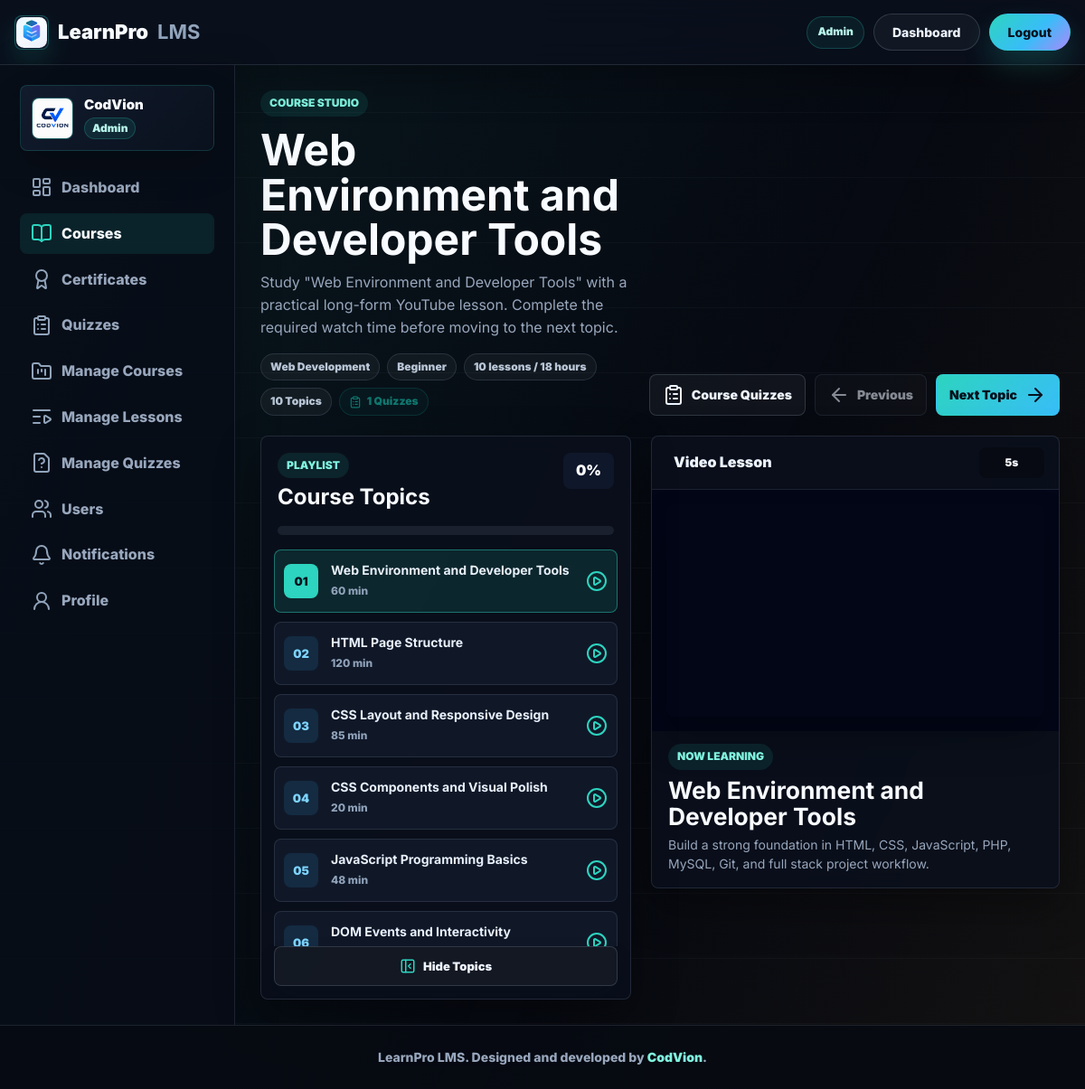
Screenshot of /course.php?id=2 (signed in) with the database file from the repository.
### tables this page shows
CREATE TABLE `lessons` (
  `id` int(10) unsigned NOT NULL AUTO_INCREMENT,
  `course_id` int(10) unsigned NOT NULL,
  `title` varchar(180) NOT NULL,
  `lesson_order` int(10) unsigned NOT NULL DEFAULT 1,
  `video_url` varchar(700) NOT NULL,
  `duration_minutes` int(10) unsigned NOT NULL DEFAULT 10,
  `content` text NOT NULL,
  `status` enum('draft','published') NOT NULL DEFAULT 'published',
  `created_at` timestamp NOT NULL DEFAULT current_timestamp(),
  `updated_at` timestamp NULL DEFAULT NULL ON UPDATE current_timestamp(),
  PRIMARY KEY (`id`),
  KEY `idx_lessons_course` (`course_id`),
  CONSTRAINT `fk_lessons_course` FOREIGN KEY (`course_id`) REFERENCES `courses` (`id`) ON DELETE CASCADE
);

CREATE TABLE `courses` (
  `id` int(10) unsigned NOT NULL AUTO_INCREMENT,
  `title` varchar(180) NOT NULL,
  `category` varchar(90) NOT NULL,
  `level` enum('Beginner','Intermediate','Advanced') NOT NULL DEFAULT 'Beginner',
  `duration` varchar(60) NOT NULL,
  `price` decimal(10,2) NOT NULL DEFAULT 0.00,
  `cover_image` varchar(500) NOT NULL,
  `description` text NOT NULL,
  `status` enum('draft','published','archived') NOT NULL DEFAULT 'draft',
  `instructor_id` int(10) unsigned NOT NULL,
  `created_at` timestamp NOT NULL DEFAULT current_timestamp(),
  `updated_at` timestamp NULL DEFAULT NULL ON UPDATE current_timestamp(),
  PRIMARY KEY (`id`),
  KEY `idx_courses_instructor` (`instructor_id`),
  KEY `idx_courses_status` (`status`),
  CONSTRAINT `fk_courses_instructor` FOREIGN KEY (`instructor_id`) REFERENCES `login_system` (`id`) ON DELETE CASCADE
);

### course.php (the view, shortened to what the rows shown need)
<?php
require_once 'config.php';
$user_id = (int) $_SESSION['user_id'];
$role = $_SESSION['role'];
$course_id = (int) ($_GET['id'] ?? ($_GET['course_id'] ?? 0));
$lesson_access = [];
$current_index = -1;
$current_lesson = null;
$stmt = $conn->prepare('SELECT c.*, u.full_name AS instructor_name FROM courses c INNER JOIN login_system u ON c.instructor_id = u.id WHERE c.id = ?');
$stmt->execute([$course_id]);
$course = $stmt->fetch();
if ($role === 'student') {
    $stmt = $conn->prepare('SELECT l.*, p.can_continue, p.watch_seconds FROM lessons l LEFT JOIN lesson_progress p ON p.lesson_id = l.id AND p.user_id = ? WHERE l.course_id = ? AND l.status = ? ORDER BY l.lesson_order ASC, l.id ASC');
    $stmt->execute([$user_id, $course_id, 'published']);
} else {
    $stmt = $conn->prepare('SELECT l.*, NULL AS can_continue, 0 AS watch_seconds FROM lessons l WHERE l.course_id = ? ORDER BY l.lesson_order ASC, l.id ASC');
    $stmt->execute([$course_id]);
}
$lessons = $stmt->fetchAll();
if ($role === 'student') {
    $stmt = $conn->prepare('SELECT COUNT(*) AS total FROM quizzes WHERE course_id = ? AND status = ?');
    $stmt->execute([$course_id, 'published']);
} else {
    $stmt = $conn->prepare('SELECT COUNT(*) AS total FROM quizzes WHERE course_id = ?');
    $stmt->execute([$course_id]);
}
$course_quiz_count = (int) $stmt->fetch()['total'];
$preferred_index = -1;
$first_unlocked_index = -1;
$first_incomplete_unlocked_index = -1;
foreach ($lessons as $key => $lesson_row) {
    $lesson_locked = false;
    $lesson_access[$key] = $lesson_locked ? 'locked' : 'open';
    if (!$lesson_locked && $first_unlocked_index === -1) {
        $first_unlocked_index = $key;
    }
    if (!$lesson_locked && (int) ($lesson_row['can_continue'] ?? 0) !== 1 && $first_incomplete_unlocked_index === -1) {
        $first_incomplete_unlocked_index = $key;
    }
}
if ($preferred_index !== -1) {
    $current_index = $preferred_index;
} elseif ($first_incomplete_unlocked_index !== -1) {
    $current_index = $first_incomplete_unlocked_index;
} elseif ($first_unlocked_index !== -1) {
    $current_index = $first_unlocked_index;
} elseif (count($lessons) > 0) {
    $current_index = 0;
}
if ($current_index >= 0 && isset($lessons[$current_index])) {
    $current_lesson = $lessons[$current_index];
}
$total_topics = count($lessons);
?>
<!doctype html>
<html lang="en">
<head>
    <link rel="stylesheet" href="assets/css/style.css">
</head>
<body class="course-studio-body">
    <div class="app-layout course-app-layout">
        <main class="course-studio-shell">
        <section class="course-studio-hero">
            <div class="course-studio-copy">
                <span class="studio-eyebrow">Course Studio</span>
                <h1><?php echo $current_lesson ? htmlspecialchars($current_lesson['title'], ENT_QUOTES, 'UTF-8') : htmlspecialchars($course['title'], ENT_QUOTES, 'UTF-8'); ?></h1>
                <p><?php echo $current_lesson ? htmlspecialchars($current_lesson['content'], ENT_QUOTES, 'UTF-8') : htmlspecialchars($course['description'], ENT_QUOTES, 'UTF-8'); ?></p>
                <div class="studio-tags">
                    <span><?php echo htmlspecialchars($course['category'], ENT_QUOTES, 'UTF-8'); ?></span>
                    <span><?php echo htmlspecialchars($course['level'], ENT_QUOTES, 'UTF-8'); ?></span>
                    <span><?php echo htmlspecialchars($course['duration'], ENT_QUOTES, 'UTF-8'); ?></span>
                    <span><?php echo (int) $total_topics; ?> Topics</span>
                    <a class="studio-tag-link" href="quizzes.php?course_id=<?php echo (int) $course_id; ?>"><i data-lucide="clipboard-list"></i> <?php echo (int) $course_quiz_count; ?> Quizzes</a>
                </div>
            </div>
        </section>
        <section class="course-studio-grid" data-course-layout>
            <section class="video-studio-card">
                <div class="lesson-workbench">
                    <div>
                        <span class="studio-eyebrow">Now Learning</span>
                        <h2><?php echo $current_lesson ? htmlspecialchars($current_lesson['title'], ENT_QUOTES, 'UTF-8') : htmlspecialchars($course['title'], ENT_QUOTES, 'UTF-8'); ?></h2>
                        <p><?php echo htmlspecialchars($course['description'], ENT_QUOTES, 'UTF-8'); ?></p>
                    </div>
                </div>
            </section>
            <aside class="studio-playlist" id="course-playlist">
                <div class="playlist-head">
                    <div>
                        <h2>Course Topics</h2>
                    </div>
                </div>
                <?php if (count($lessons) > 0): ?>
                    <div class="playlist-list">
                        <?php foreach ($lessons as $key => $lesson_row): ?>
                            <?php
                                $topic_is_locked = $lesson_access[$key] === 'locked';
                                $topic_is_active = $current_lesson && (int) $current_lesson['id'] === (int) $lesson_row['id'];
                                $topic_is_done = (int) ($lesson_row['can_continue'] ?? 0) === 1;
                            ?>
                            <?php if ($topic_is_locked): ?>
                                <span class="playlist-topic locked">
                                    <span class="playlist-number"><?php echo str_pad((string) ($key + 1), 2, '0', STR_PAD_LEFT); ?></span>
                                    <span>
                                        <strong><?php echo htmlspecialchars($lesson_row['title'], ENT_QUOTES, 'UTF-8'); ?></strong>
                                        <small><?php echo (int) $lesson_row['duration_minutes']; ?> min</small>
                                    </span>
                                    <i data-lucide="lock"></i>
                                </span>
                            <?php else: ?>
                                <a class="playlist-topic <?php echo $topic_is_active ? 'active' : ''; ?> <?php echo $topic_is_done ? 'completed' : ''; ?>" href="course.php?id=<?php echo (int) $course_id; ?>&lesson_id=<?php echo (int) $lesson_row['id']; ?>">
                                    <span class="playlist-number"><?php echo str_pad((string) ($key + 1), 2, '0', STR_PAD_LEFT); ?></span>
                                    <span>
                                        <strong><?php echo htmlspecialchars($lesson_row['title'], ENT_QUOTES, 'UTF-8'); ?></strong>
                                        <small><?php echo (int) $lesson_row['duration_minutes']; ?> min</small>
                                    </span>
                                    <?php if ($topic_is_done): ?>
                                        <i data-lucide="check-circle-2"></i>
                                    <?php else: ?>
                                        <i data-lucide="play-circle"></i>
                                    <?php endif; ?>
                                </a>
                            <?php endif; ?>
                        <?php endforeach; ?>
                    </div>
                <?php else: ?>
                    <div class="empty-state">
                        <p>No topics have been added yet.</p>
                    </div>
                <?php endif; ?>
            </aside>
        </section>
        </main>
    </div>
</body>
</html>

### rows the page displays
lessons: title "Web Environment and Developer Tools", content "Study \"Web Environment and Developer Tools\" with a practical long-form YouTube lesson. Complete the required watch time before moving to the next topic.", key "01", duration_minutes "60"
courses: category "Web Development", level "Beginner", duration "10 lessons / 18 hours", description "Build a strong foundation in HTML, CSS, JavaScript, PHP, MySQL, Git, and full stack project workflow."
lessons: key "02", title "HTML Page Structure", duration_minutes "120"
lessons: key "03", title "CSS Layout and Responsive Design", duration_minutes "85"
lessons: key "04", title "CSS Components and Visual Polish", duration_minutes "20"
lessons: key "05", title "JavaScript Programming Basics", duration_minutes "48"
lessons: key "06", title "DOM Events and Interactivity"

### other values shown
$learnpro_header_role "Admin"
$learnpro_header_plain_text "Dashboard"
$learnpro_header_cta_text "Logout"
$sidebar_profile_name "CodVion"
$sidebar_profile_role "Admin"
$total_topics "10"
$course_quiz_count "1"
$completion_percent "0"
